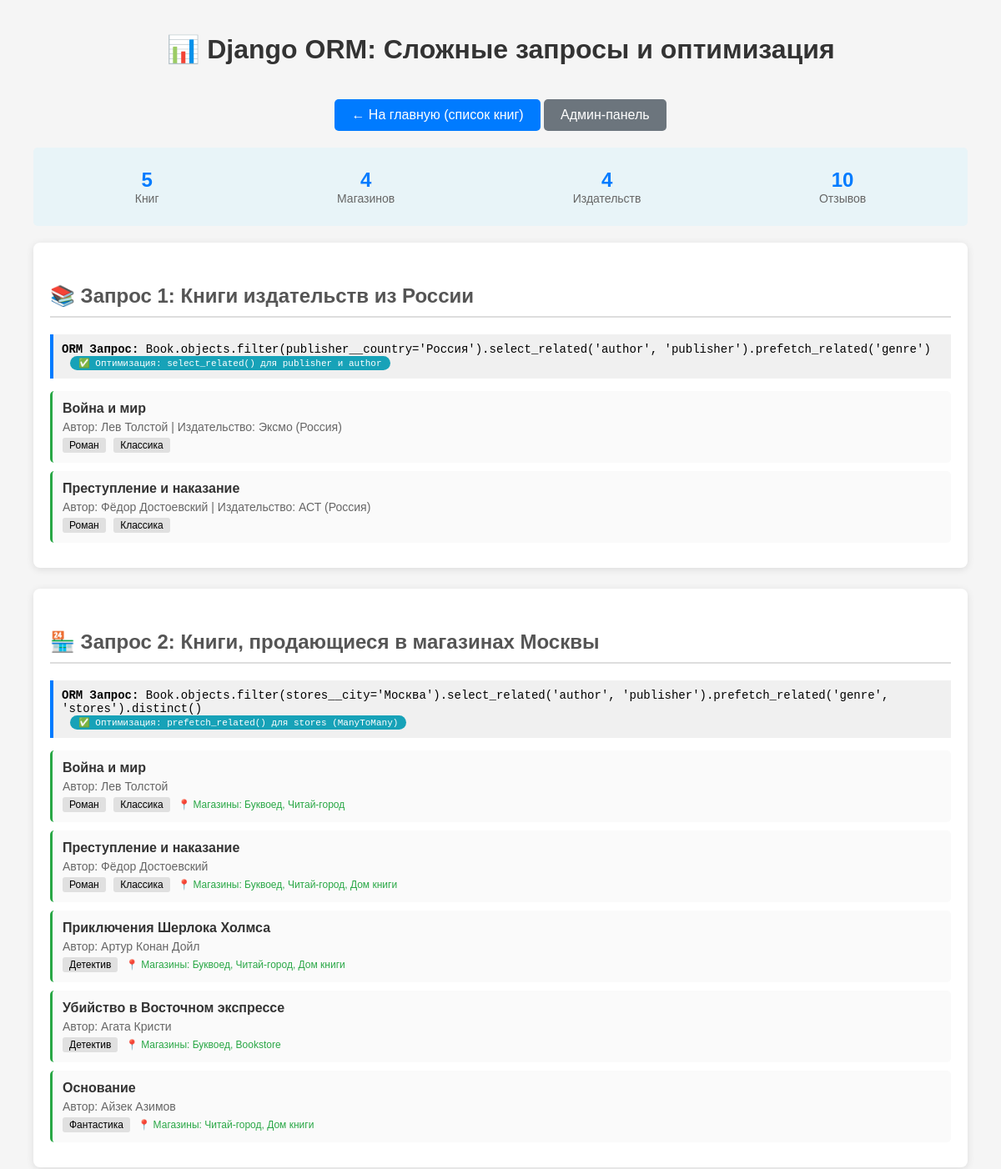
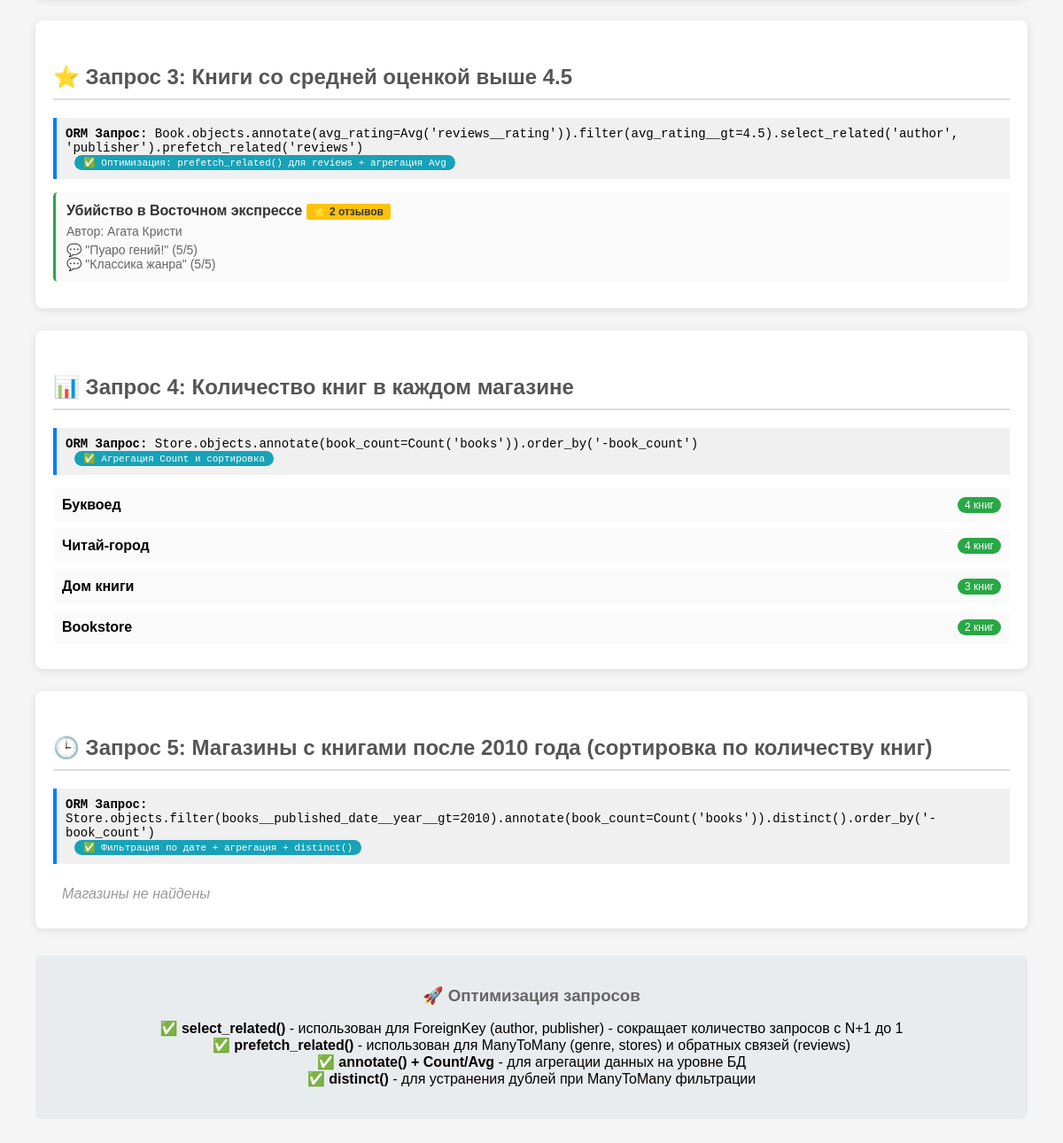
The app's page /search/ with its own data (2 pictures, top to bottom).
### books/models.py (models this page shows, shortened)
class Book(models.Model):
    title = models.CharField(max_length=200)
    author = models.ForeignKey(Author, on_delete=models.CASCADE, related_name='books')
    published_date = models.DateField()
    description = models.TextField(blank=True)
    genre = models.ManyToManyField(Genre, related_name='books', blank=True)
    publisher = models.ForeignKey(
        Publisher,
        on_delete=models.SET_NULL,
        null=True,
        blank=True,
        related_name='books',
        verbose_name="Издательство"
    )
    stores = models.ManyToManyField(
        Store,
        related_name='books',
        blank=True,
        verbose_name="Магазины"
    )

class Author(models.Model):
    name = models.CharField(max_length=100)
    bio = models.TextField(blank=True)

class Publisher(models.Model):
    name = models.CharField(max_length=200, verbose_name="Название издательства")
    country = models.CharField(max_length=100, verbose_name="Страна")
    class Meta:
        verbose_name = "Издательство"
        verbose_name_plural = "Издательства"

class Genre(models.Model):
    name = models.CharField(max_length=100)
    description = models.TextField(blank=True)

class Store(models.Model):
    name = models.CharField(max_length=200, verbose_name="Название магазина")
    city = models.CharField(max_length=100, verbose_name="Город")
    class Meta:
        verbose_name = "Магазин"
        verbose_name_plural = "Магазины"

class Review(models.Model):
    book = models.ForeignKey('Book', on_delete=models.CASCADE, related_name='reviews', verbose_name="Книга")
    rating = models.PositiveSmallIntegerField(verbose_name="Оценка", help_text="Оценка от 1 до 5")
    comment = models.TextField(blank=True, verbose_name="Комментарий")
    created_at = models.DateTimeField(auto_now_add=True, verbose_name="Дата создания")
    class Meta:
        verbose_name = "Отзыв"
        verbose_name_plural = "Отзывы"

### books/views.py (the view)
# urls.py: path('search/', views.search_queries, name='search_queries'),
def search_queries(request):
    books_by_country = Book.objects.filter(
        publisher__country='Россия'
    ).select_related('author', 'publisher').prefetch_related('genre')
    books_in_moscow = Book.objects.filter(
        stores__city='Москва'
    ).select_related('author', 'publisher').prefetch_related('genre', 'stores').distinct()
    high_rated_books = Book.objects.annotate(
        avg_rating=Avg('reviews__rating')
    ).filter(
        avg_rating__gt=4.5
    ).select_related('author', 'publisher').prefetch_related('genre', 'reviews')
    stores_with_book_count = Store.objects.annotate(
        book_count=Count('books')
    ).order_by('-book_count')
    stores_with_recent_books = Store.objects.filter(
        books__published_date__year__gt=2010
    ).annotate(
        book_count=Count('books')
    ).distinct().order_by('-book_count')
    stats = {
        'total_books': Book.objects.count(),
        'total_stores': Store.objects.count(),
        'total_publishers': Publisher.objects.count(),
        'total_reviews': Review.objects.count(),
    }
    context = {
        'books_by_country': books_by_country,
        'books_in_moscow': books_in_moscow,
        'high_rated_books': high_rated_books,
        'stores_with_book_count': stores_with_book_count,
        'stores_with_recent_books': stores_with_recent_books,
        'stats': stats,
    }
    return render(request, 'books/search_queries.html', context)

### templates/books/search_queries.html (shortened to what this page needs)
<!DOCTYPE html>
<html lang="ru">
<head>
</head>
<body>
    <h1>📊 Django ORM: Сложные запросы и оптимизация</h1>
    <div style="text-align: center; margin-bottom: 20px;">
        <a href="/" class="nav-link">← На главную (список книг)</a>
        <a href="/admin/" class="nav-link" style="background: #6c757d;">Админ-панель</a>
    </div>
    <div class="stats">
        <div class="stat-card">
            <div class="stat-number">{{ stats.total_books }}</div>
            <div class="stat-label">Книг</div>
        </div>
        <div class="stat-card">
            <div class="stat-number">{{ stats.total_stores }}</div>
            <div class="stat-label">Магазинов</div>
        </div>
        <div class="stat-card">
            <div class="stat-number">{{ stats.total_publishers }}</div>
            <div class="stat-label">Издательств</div>
        </div>
        <div class="stat-card">
            <div class="stat-number">{{ stats.total_reviews }}</div>
            <div class="stat-label">Отзывов</div>
        </div>
    </div>
    <div class="query-section">
        <h2>📚 Запрос 1: Книги издательств из России</h2>
        <div class="query-description">
            <strong>ORM Запрос:</strong> Book.objects.filter(publisher__country='Россия').select_related('author', 'publisher').prefetch_related('genre')<br>
            <span class="optimization-badge">✅ Оптимизация: select_related() для publisher и author</span>
        </div>
        {% for book in books_by_country %}
            <div class="book-item">
                <div class="book-title">{{ book.title }}</div>
                <div class="book-detail">
                    Автор: {{ book.author.name }} |
                    Издательство: {{ book.publisher.name }} ({{ book.publisher.country }})
                </div>
                <div>
                    {% for genre in book.genre.all %}
                        <span class="genre">{{ genre.name }}</span>
                    {% endfor %}
                </div>
            </div>
        {% empty %}
            <div class="no-data">Книги не найдены</div>
        {% endfor %}
    </div>
    <div class="query-section">
        <h2>🏪 Запрос 2: Книги, продающиеся в магазинах Москвы</h2>
        <div class="query-description">
            <strong>ORM Запрос:</strong> Book.objects.filter(stores__city='Москва').select_related('author', 'publisher').prefetch_related('genre', 'stores').distinct()<br>
            <span class="optimization-badge">✅ Оптимизация: prefetch_related() для stores (ManyToMany)</span>
        </div>
        {% for book in books_in_moscow %}
            <div class="book-item">
                <div class="book-title">{{ book.title }}</div>
                <div class="book-detail">Автор: {{ book.author.name }}</div>
                <div>
                    {% for genre in book.genre.all %}
                        <span class="genre">{{ genre.name }}</span>
                    {% endfor %}
                    <span style="font-size: 12px; color: #28a745;">
                        📍 Магазины:
                        {% for store in book.stores.all|slice:":3" %}
                            {{ store.name }}{% if not forloop.last %}, {% endif %}
                        {% endfor %}
                    </span>
                </div>
            </div>
        {% empty %}
            <div class="no-data">Книги не найдены</div>
        {% endfor %}
    </div>
    <div class="query-section">
        <h2>⭐ Запрос 3: Книги со средней оценкой выше 4.5</h2>
        <div class="query-description">
            <strong>ORM Запрос:</strong> Book.objects.annotate(avg_rating=Avg('reviews__rating')).filter(avg_rating__gt=4.5).select_related('author', 'publisher').prefetch_related('reviews')<br>
            <span class="optimization-badge">✅ Оптимизация: prefetch_related() для reviews + агрегация Avg</span>
        </div>
        {% for book in high_rated_books %}
            <div class="book-item">
                <div class="book-title">
                    {{ book.title }}
                    {% with avg=book.reviews.all|dictsort:"rating" %}
                        <span class="rating">⭐ {{ book.reviews.all|length }} отзывов</span>
                    {% endwith %}
                </div>
                <div class="book-detail">Автор: {{ book.author.name }}</div>
                <div class="book-detail">
                    {% for review in book.reviews.all|slice:":2" %}
                        💬 "{{ review.comment|truncatechars:50 }}" ({{ review.rating }}/5)<br>
                    {% endfor %}
                </div>
            </div>
        {% empty %}
            <div class="no-data">Книги со средним рейтингом выше 4.5 не найдены</div>
        {% endfor %}
    </div>
    <div class="query-section">
        <h2>📊 Запрос 4: Количество книг в каждом магазине</h2>
        <div class="query-description">
            <strong>ORM Запрос:</strong> Store.objects.annotate(book_count=Count('books')).order_by('-book_count')<br>
            <span class="optimization-badge">✅ Агрегация Count и сортировка</span>
        </div>
        {% for store in stores_with_book_count %}
            <div class="store-item">
                <span class="store-name">{{ store.name }}</span>
                <span class="book-count">{{ store.book_count }} книг</span>
            </div>
        {% empty %}
            <div class="no-data">Магазины не найдены</div>
        {% endfor %}
    </div>
    <div class="query-section">
        <h2>🕒 Запрос 5: Магазины с книгами после 2010 года (сортировка по количеству книг)</h2>
        <div class="query-description">
            <strong>ORM Запрос:</strong> Store.objects.filter(books__published_date__year__gt=2010).annotate(book_count=Count('books')).distinct().order_by('-book_count')<br>
            <span class="optimization-badge">✅ Фильтрация по дате + агрегация + distinct()</span>
        </div>
        {% for store in stores_with_recent_books %}
            <div class="store-item">
                <span class="store-name">{{ store.name }} ({{ store.city }})</span>
                <span class="book-count">📖 {{ store.book_count }} книг после 2010</span>
            </div>
        {% empty %}
            <div class="no-data">Магазины не найдены</div>
        {% endfor %}
    </div>
    <div style="text-align: center; margin-top: 30px; padding: 20px; background: #e9ecef; border-radius: 8px;">
        <h3>🚀 Оптимизация запросов</h3>
        <p>
            ✅ <strong>select_related()</strong> - использован для ForeignKey (author, publisher) - сокращает количество запросов с N+1 до 1<br>
            ✅ <strong>prefetch_related()</strong> - использован для ManyToMany (genre, stores) и обратных связей (reviews)<br>
            ✅ <strong>annotate() + Count/Avg</strong> - для агрегации данных на уровне БД<br>
            ✅ <strong>distinct()</strong> - для устранения дублей при ManyToMany фильтрации
        </p>
    </div>
</body>
</html>

### templates/books/search_queries.html (style rules this page uses)
body { font-family: Arial, sans-serif; margin: 40px; background-color: #f5f5f5; }
h1 { color: #333; text-align: center; }
h2 { color: #555; border-bottom: 2px solid #ddd; padding-bottom: 10px; margin-top: 30px; }
h3 { color: #666; margin: 15px 0 10px 0; }
.stats { background: #e8f4f8; padding: 15px; border-radius: 5px; margin-bottom: 20px; display: flex; justify-content: space-around; flex-wrap: wrap; }
.stat-card { text-align: center; padding: 10px; }
.stat-number { font-size: 24px; font-weight: bold; color: #007bff; }
.stat-label { font-size: 14px; color: #666; }
.query-section { background: white; padding: 20px; margin-bottom: 25px; border-radius: 8px; box-shadow: 0 2px 10px rgba(0,0,0,0.1); }
.query-description { background: #f0f0f0; padding: 10px; border-left: 4px solid #007bff; margin-bottom: 15px; font-family: monospace; font-size: 14px; }
.book-item { background: #fafafa; padding: 12px; margin-bottom: 10px; border-radius: 5px; border-left: 3px solid #28a745; }
.book-title { font-weight: bold; font-size: 16px; color: #333; }
.book-detail { font-size: 14px; color: #666; margin-top: 5px; }
.genre { display: inline-block; background: #e0e0e0; padding: 2px 8px; border-radius: 3px; font-size: 12px; margin-right: 5px; margin-top: 5px; }
.rating { display: inline-block; background: #ffc107; padding: 2px 8px; border-radius: 3px; font-size: 12px; font-weight: bold; }
.store-item { background: #fafafa; padding: 10px; margin-bottom: 8px; border-radius: 5px; display: flex; justify-content: space-between; }
.store-name { font-weight: bold; }
.book-count { background: #28a745; color: white; padding: 2px 8px; border-radius: 12px; font-size: 12px; }
.no-data { color: #999; font-style: italic; padding: 10px; }
.nav-link { display: inline-block; margin-top: 20px; padding: 10px 20px; background: #007bff; color: white; text-decoration: none; border-radius: 5px; }
.optimization-badge { display: inline-block; background: #17a2b8; color: white; padding: 2px 10px; border-radius: 15px; font-size: 11px; margin-left: 10px; }

### records on screen
Book: title "Война и мир", author.name "Лев Толстой", publisher.name "Эксмо", publisher.country "Россия"
Genre: name "Роман"
Genre: name "Классика"
Book: title "Преступление и наказание", author.name "Фёдор Достоевский", publisher.name "АСТ", publisher.country "Россия"
Store: name "Буквоед", book_count "4"
Store: name "Читай-город", book_count "4"
Store: name "Дом книги", book_count "3"
Book: title "Приключения Шерлока Холмса", author.name "Артур Конан Дойл"
Genre: name "Детектив"
Book: title "Убийство в Восточном экспрессе", author.name "Агата Кристи", reviews.all|length "2"
Store: name "Bookstore", book_count "2"
Book: title "Основание", author.name "Айзек Азимов"
Genre: name "Фантастика"
Review: comment "Пуаро гений!", rating "5"
Review: comment "Классика жанра", rating "5"

### other values on screen
{{ stats.total_books }} "5"
{{ stats.total_stores }} "4"
{{ stats.total_publishers }} "4"
{{ stats.total_reviews }} "10"
